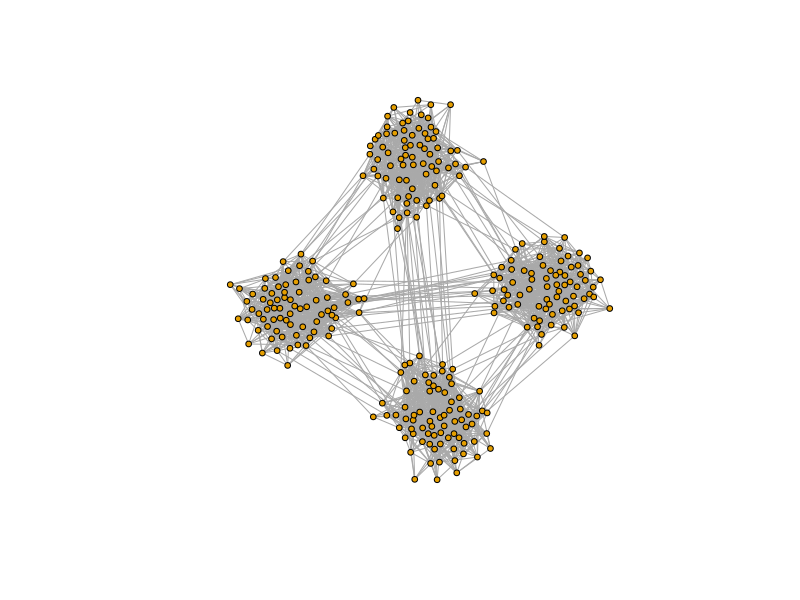

Write R code to recreate this figure.
library(igraph)

DATA_DIR <- "data"
dir.create(DATA_DIR, showWarnings = FALSE)

popn <- 300
n.sim = 500
n_blocks <- 4
block_sizes <- rep(popn / n_blocks, n_blocks)

p_in  <- 0.19
p_out <- 0.003
pm <- matrix(p_out, nrow = n_blocks, ncol = n_blocks)
diag(pm) <- p_in

set.seed(2026)
g <- sample_sbm(popn, pref.matrix = pm, block.sizes = block_sizes, directed = FALSE)

pdf(file.path(DATA_DIR, "network.pdf"))
plot(g, vertex.label = NA, vertex.size = 3,
     cex.main = 1.5 ,cex.sub = 1.5
)
dev.off()
net_dist <- igraph::distances(g)
net_proximity <- 1/net_dist

igraph::degree(g) %>% mean()
Adj <- as.matrix(as_adjacency_matrix(g))

1/(eigen(Adj)$values %>% range())
mean(net_dist[ net_dist>0])
mean(net_dist[is.finite(net_dist) & net_dist>0])
table(net_dist[is.finite(net_dist) & net_dist>0])/sum(table(net_dist[is.finite(net_dist) & net_dist>0]))

save(net_dist, net_proximity, Adj, popn, n.sim, n_blocks, block_sizes,
     file = file.path(DATA_DIR, "net.RData"))
